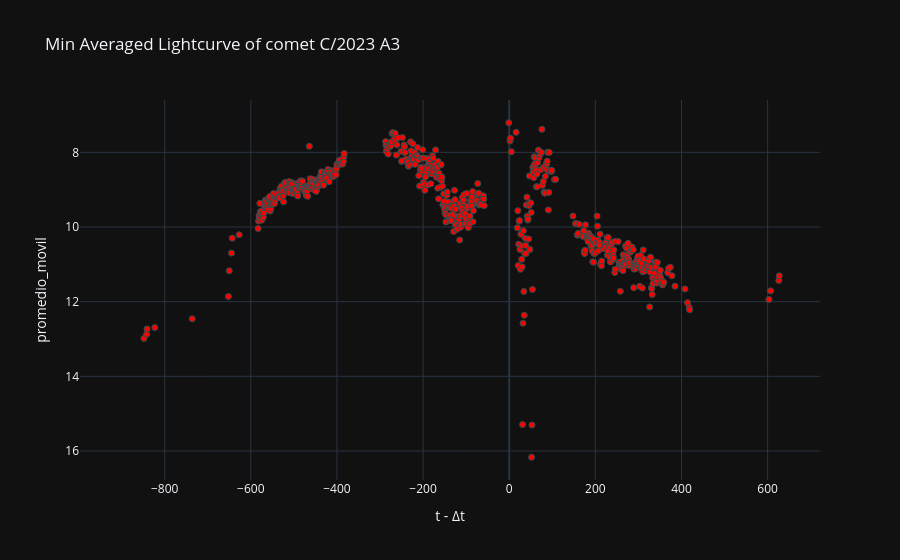

Notebook source saved alongside this figure:
### Code cell
# Gráfica de luz interna
labels = {'delta_t':'t - Δt','magnitud_reducida':'Magnitude reduced'}
fig = px.scatter(curva_de_luz_interna_v1_df, x='delta_t', y='promedio_movil', template= 'plotly_dark', labels= labels, title=f'Min Averaged Lightcurve of comet {nombre_cometa}')
fig.update_traces(marker=dict(color='red', size=6, line=dict(width=1, color='DarkSlateGrey')))
fig.update_yaxes(autorange="reversed")
fig.show()

### Figure 1 — Plotly figure (JSON) as saved in the notebook; plotly's stock layout.template omitted (floating-point values rounded to 4 significant figures; data arrays with more than 128 entries replaced by an {"elided": "..."} marker saying what was removed)
{"data": [{"hovertemplate": "t - Δt=%{x}<br>promedio_movil=%{y}<extra></extra>", "legendgroup": "", "marker": {"color": "red", "line": {"color": "DarkSlateGrey", "width": 1}, "size": 6, "symbol": "circle"}, "mode": "markers", "name": "", "orientation": "v", "showlegend": false, "type": "scatter", "x": {"elided": "712 int values"}, "xaxis": "x", "y": {"elided": "712 float values"}, "yaxis": "y"}], "layout": {"legend": {"tracegroupgap": 0}, "title": {"text": "Min Averaged Lightcurve of comet C/2023 A3"}, "xaxis": {"anchor": "y", "domain": [0, 1], "title": {"text": "t - Δt"}}, "yaxis": {"anchor": "x", "autorange": "reversed", "domain": [0, 1], "title": {"text": "promedio_movil"}}}}
